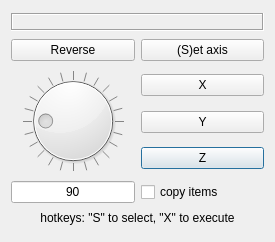
<?xml version="1.0" encoding="UTF-8"?>
<ui version="4.0">
 <class>Dialog</class>
 <widget class="QDialog" name="Dialog">
  <property name="geometry">
   <rect>
    <x>0</x>
    <y>0</y>
    <width>275</width>
    <height>242</height>
   </rect>
  </property>
  <property name="sizePolicy">
   <sizepolicy hsizetype="Minimum" vsizetype="Preferred">
    <horstretch>0</horstretch>
    <verstretch>0</verstretch>
   </sizepolicy>
  </property>
  <property name="minimumSize">
   <size>
    <width>24</width>
    <height>0</height>
   </size>
  </property>
  <property name="windowTitle">
   <string>Rotate around axis</string>
  </property>
  <layout class="QGridLayout" name="gridLayout">
   <item row="4" column="1">
    <widget class="QPushButton" name="btnZ">
     <property name="sizePolicy">
      <sizepolicy hsizetype="Minimum" vsizetype="Fixed">
       <horstretch>0</horstretch>
       <verstretch>0</verstretch>
      </sizepolicy>
     </property>
     <property name="minimumSize">
      <size>
       <width>24</width>
       <height>0</height>
      </size>
     </property>
     <property name="text">
      <string>Z</string>
     </property>
    </widget>
   </item>
   <item row="5" column="0">
    <widget class="QLineEdit" name="edit1">
     <property name="sizePolicy">
      <sizepolicy hsizetype="Minimum" vsizetype="Fixed">
       <horstretch>0</horstretch>
       <verstretch>0</verstretch>
      </sizepolicy>
     </property>
     <property name="minimumSize">
      <size>
       <width>24</width>
       <height>0</height>
      </size>
     </property>
     <property name="text">
      <string>90</string>
     </property>
     <property name="alignment">
      <set>Qt::AlignCenter</set>
     </property>
    </widget>
   </item>
   <item row="3" column="1">
    <widget class="QPushButton" name="btnY">
     <property name="sizePolicy">
      <sizepolicy hsizetype="Minimum" vsizetype="Fixed">
       <horstretch>0</horstretch>
       <verstretch>0</verstretch>
      </sizepolicy>
     </property>
     <property name="minimumSize">
      <size>
       <width>24</width>
       <height>0</height>
      </size>
     </property>
     <property name="text">
      <string>Y</string>
     </property>
    </widget>
   </item>
   <item row="1" column="0">
    <widget class="QPushButton" name="btn2">
     <property name="text">
      <string>Reverse</string>
     </property>
    </widget>
   </item>
   <item row="2" column="0" rowspan="3">
    <widget class="QDial" name="dial">
     <property name="sizePolicy">
      <sizepolicy hsizetype="Minimum" vsizetype="Fixed">
       <horstretch>0</horstretch>
       <verstretch>0</verstretch>
      </sizepolicy>
     </property>
     <property name="minimumSize">
      <size>
       <width>24</width>
       <height>0</height>
      </size>
     </property>
     <property name="layoutDirection">
      <enum>Qt::LeftToRight</enum>
     </property>
     <property name="maximum">
      <number>360</number>
     </property>
     <property name="pageStep">
      <number>15</number>
     </property>
     <property name="value">
      <number>90</number>
     </property>
     <property name="orientation">
      <enum>Qt::Horizontal</enum>
     </property>
     <property name="invertedAppearance">
      <bool>false</bool>
     </property>
     <property name="invertedControls">
      <bool>false</bool>
     </property>
     <property name="wrapping">
      <bool>true</bool>
     </property>
     <property name="notchTarget">
      <double>15.000000000000000</double>
     </property>
     <property name="notchesVisible">
      <bool>true</bool>
     </property>
    </widget>
   </item>
   <item row="2" column="1">
    <widget class="QPushButton" name="btnX">
     <property name="sizePolicy">
      <sizepolicy hsizetype="Minimum" vsizetype="Fixed">
       <horstretch>0</horstretch>
       <verstretch>0</verstretch>
      </sizepolicy>
     </property>
     <property name="minimumSize">
      <size>
       <width>24</width>
       <height>0</height>
      </size>
     </property>
     <property name="text">
      <string>X</string>
     </property>
    </widget>
   </item>
   <item row="0" column="0" colspan="2">
    <widget class="QLabel" name="lab1">
     <property name="sizePolicy">
      <sizepolicy hsizetype="Minimum" vsizetype="Fixed">
       <horstretch>0</horstretch>
       <verstretch>0</verstretch>
      </sizepolicy>
     </property>
     <property name="minimumSize">
      <size>
       <width>24</width>
       <height>0</height>
      </size>
     </property>
     <property name="frameShape">
      <enum>QFrame::Box</enum>
     </property>
     <property name="frameShadow">
      <enum>QFrame::Sunken</enum>
     </property>
     <property name="text">
      <string>&lt;select one axis&gt;</string>
     </property>
     <property name="alignment">
      <set>Qt::AlignCenter</set>
     </property>
    </widget>
   </item>
   <item row="5" column="1">
    <widget class="QCheckBox" name="copyCB">
     <property name="sizePolicy">
      <sizepolicy hsizetype="Minimum" vsizetype="Fixed">
       <horstretch>0</horstretch>
       <verstretch>0</verstretch>
      </sizepolicy>
     </property>
     <property name="minimumSize">
      <size>
       <width>24</width>
       <height>0</height>
      </size>
     </property>
     <property name="text">
      <string>copy items</string>
     </property>
    </widget>
   </item>
   <item row="6" column="0" colspan="2">
    <widget class="QLabel" name="label">
     <property name="sizePolicy">
      <sizepolicy hsizetype="Minimum" vsizetype="Fixed">
       <horstretch>0</horstretch>
       <verstretch>0</verstretch>
      </sizepolicy>
     </property>
     <property name="minimumSize">
      <size>
       <width>24</width>
       <height>0</height>
      </size>
     </property>
     <property name="text">
      <string>hotkeys: &quot;S&quot; to select, &quot;X&quot; to execute</string>
     </property>
     <property name="alignment">
      <set>Qt::AlignCenter</set>
     </property>
    </widget>
   </item>
   <item row="1" column="1">
    <widget class="QPushButton" name="btn1">
     <property name="sizePolicy">
      <sizepolicy hsizetype="Minimum" vsizetype="Fixed">
       <horstretch>0</horstretch>
       <verstretch>0</verstretch>
      </sizepolicy>
     </property>
     <property name="minimumSize">
      <size>
       <width>24</width>
       <height>0</height>
      </size>
     </property>
     <property name="text">
      <string>(S)et axis</string>
     </property>
    </widget>
   </item>
  </layout>
 </widget>
 <resources/>
 <connections/>
</ui>
